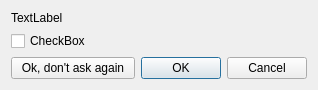
<?xml version="1.0" encoding="UTF-8"?>
<ui version="4.0">
 <class>ConfirmDialog</class>
 <widget class="QDialog" name="ConfirmDialog">
  <property name="geometry">
   <rect>
    <x>0</x>
    <y>0</y>
    <width>292</width>
    <height>84</height>
   </rect>
  </property>
  <property name="windowTitle">
   <string>Dialog</string>
  </property>
  <layout class="QVBoxLayout" name="verticalLayout">
   <item>
    <widget class="QWidget" name="widget" native="true">
     <property name="sizePolicy">
      <sizepolicy hsizetype="Preferred" vsizetype="MinimumExpanding">
       <horstretch>0</horstretch>
       <verstretch>0</verstretch>
      </sizepolicy>
     </property>
     <layout class="QVBoxLayout" name="verticalLayout_2">
      <property name="leftMargin">
       <number>0</number>
      </property>
      <property name="topMargin">
       <number>0</number>
      </property>
      <property name="rightMargin">
       <number>0</number>
      </property>
      <property name="bottomMargin">
       <number>0</number>
      </property>
      <item>
       <widget class="QLabel" name="text">
        <property name="text">
         <string>TextLabel</string>
        </property>
        <property name="wordWrap">
         <bool>true</bool>
        </property>
        <property name="openExternalLinks">
         <bool>true</bool>
        </property>
       </widget>
      </item>
      <item>
       <widget class="QCheckBox" name="checkBox">
        <property name="text">
         <string>CheckBox</string>
        </property>
       </widget>
      </item>
     </layout>
    </widget>
   </item>
   <item>
    <widget class="QWidget" name="widget_2" native="true">
     <property name="sizePolicy">
      <sizepolicy hsizetype="Preferred" vsizetype="Preferred">
       <horstretch>0</horstretch>
       <verstretch>0</verstretch>
      </sizepolicy>
     </property>
     <layout class="QHBoxLayout" name="horizontalLayout">
      <property name="spacing">
       <number>6</number>
      </property>
      <property name="leftMargin">
       <number>0</number>
      </property>
      <property name="topMargin">
       <number>0</number>
      </property>
      <property name="rightMargin">
       <number>0</number>
      </property>
      <property name="bottomMargin">
       <number>0</number>
      </property>
      <item>
       <widget class="QPushButton" name="buttonAlwaysOk">
        <property name="text">
         <string>  Ok, don't ask again  </string>
        </property>
       </widget>
      </item>
      <item>
       <widget class="QDialogButtonBox" name="buttonBox">
        <property name="orientation">
         <enum>Qt::Horizontal</enum>
        </property>
        <property name="standardButtons">
         <set>QDialogButtonBox::Cancel|QDialogButtonBox::Ok</set>
        </property>
       </widget>
      </item>
     </layout>
    </widget>
   </item>
  </layout>
 </widget>
 <resources/>
 <connections>
  <connection>
   <sender>buttonBox</sender>
   <signal>accepted()</signal>
   <receiver>ConfirmDialog</receiver>
   <slot>accept()</slot>
   <hints>
    <hint type="sourcelabel">
     <x>248</x>
     <y>254</y>
    </hint>
    <hint type="destinationlabel">
     <x>157</x>
     <y>274</y>
    </hint>
   </hints>
  </connection>
  <connection>
   <sender>buttonBox</sender>
   <signal>rejected()</signal>
   <receiver>ConfirmDialog</receiver>
   <slot>reject()</slot>
   <hints>
    <hint type="sourcelabel">
     <x>316</x>
     <y>260</y>
    </hint>
    <hint type="destinationlabel">
     <x>286</x>
     <y>274</y>
    </hint>
   </hints>
  </connection>
 </connections>
</ui>
